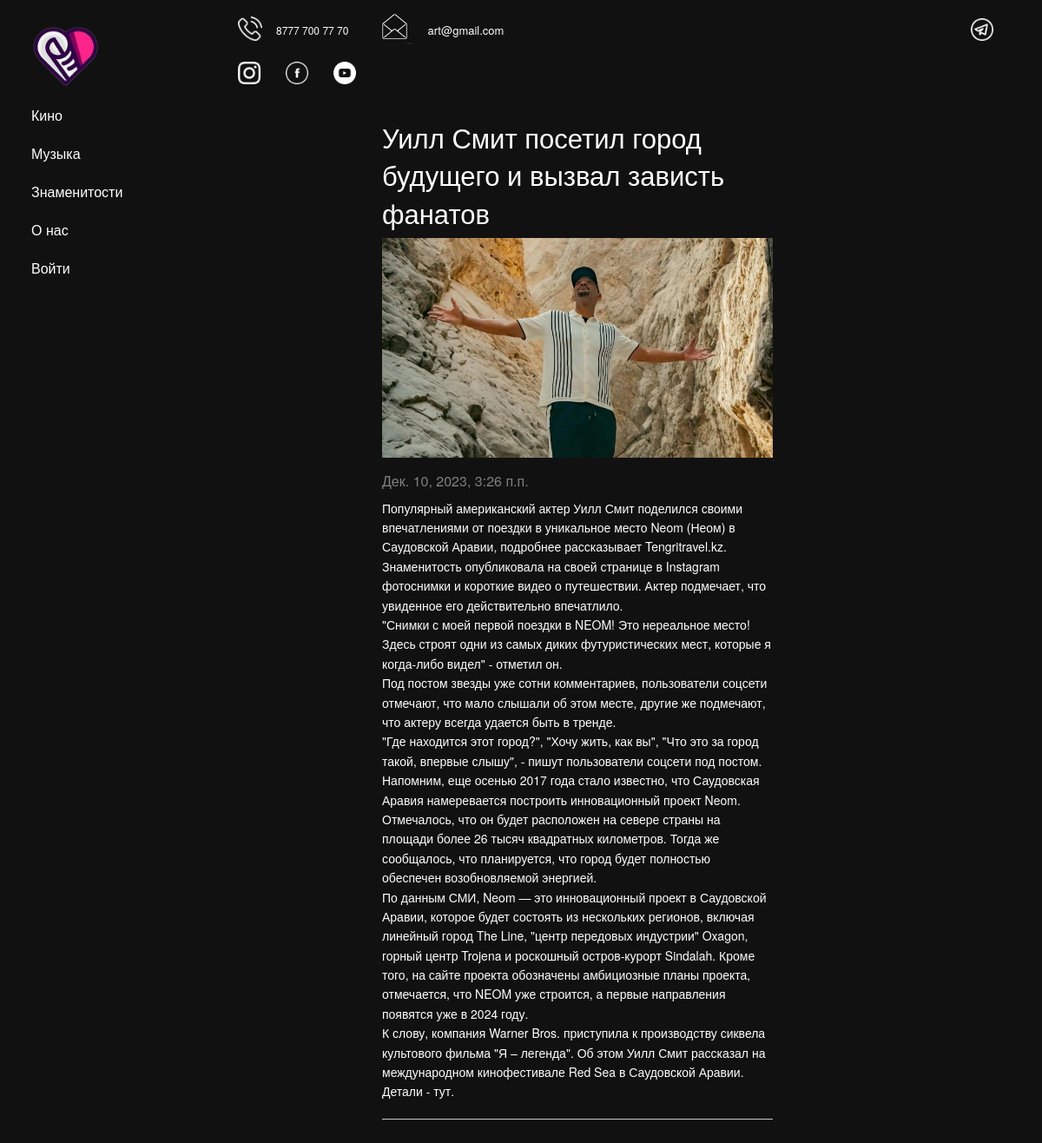
Page /post/uill-smit/ on the committed database.
### news/models.py (models this page shows, shortened)
class News(models.Model):
    title = models.CharField(max_length=255, verbose_name="Заголовок")
    slug = models.SlugField(max_length=255, unique=True, db_index=True, verbose_name="URL")
    content = models.TextField(blank=True, verbose_name="Текст статьи")
    photo = models.ImageField(upload_to="photos/%Y/%m/%d/", verbose_name="Фото")
    time_create = models.DateTimeField(auto_now_add=True, verbose_name="Время создания")
    is_published = models.BooleanField(default=True, verbose_name="Публикация")
    class Meta:
        verbose_name = 'Последние новости'
        verbose_name_plural = 'Последние новости'
        ordering = ['-time_create', 'title']

### news/views.py (the view)
# urls.py: path('post/<slug:post_slug>/', show_post, name='post'),
def show_post(request, post_slug):
    post = get_object_or_404(News, slug=post_slug)
    return render(request, 'news/post.html',{'post': post})

### news/templates/news/post.html
{% extends 'news/index.html' %}
{% block content %}
<div  class="img-article-left" >
          <h3 style="padding-top:20px; ">{{post.title}}</h3>
{% if post.photo %}
<p><img  src="{{post.photo.url}}"></p>
{% endif %}
        <h6 style="color:grey;">{{post.time_create}}</h6>
{{post.content|linebreaks}}<hr>
</div>
{% endblock %}

### news/static/news/css/styles.css (style rules this page uses)
body { font-family: "Lato", sans-serif; }
.img-article-left { height: auto; padding-left: 440px; padding-bottom: 140px; padding-right: 310px; font-size: 14px; color:white; }

### rows in the picture
News: title "Уилл Смит посетил город будущего и вызвал зависть фанатов", photo (picture), time_create "Дек. 10, 2023, 3:26 п.п.", content "Популярный американский актер Уилл Смит поделился своими впечатлениями от поездки в уникальное место Neom (Неом) в Саудовской Аравии, подробнее рассказывает Tengritravel.kz. Знаменитость опубликовала на своей странице в Instagram фотоснимки и короткие видео о путешествии. Актер подмечает, что увиденное его действительно впечатлило. \"Снимки с моей первой поездки в NEOM! Это нереальное место! Здесь строят одни из самых диких футуристических мест, которые я когда-либо видел\" - отметил он. Под постом звезды уже сотни комментариев, пользователи соцсети отмечают, что мало слышали об этом месте, другие же подмечают, что актеру всегда удается быть в тренде. \"Где находится этот город?\", \"Хочу жить,…"
